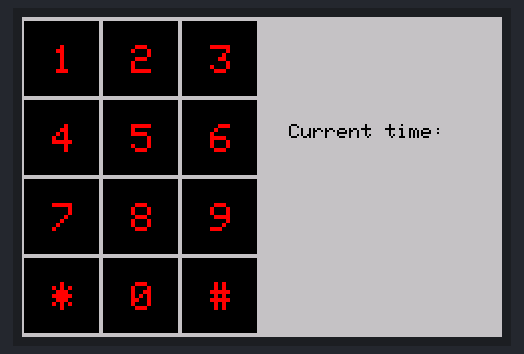
This sketch was run on a simulated Arduino Mega 2560, built with avr-gcc and run on an emulated ATmega2560. Shown: 480×320 colour display. What the sketch prints to the serial monitor is not drawn.

Above: at 0.54 s.
At 5.38 s:
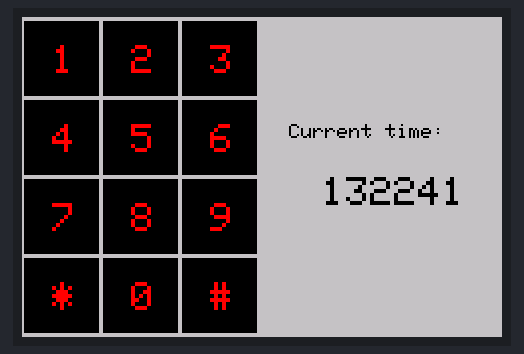
At 10.34 s:
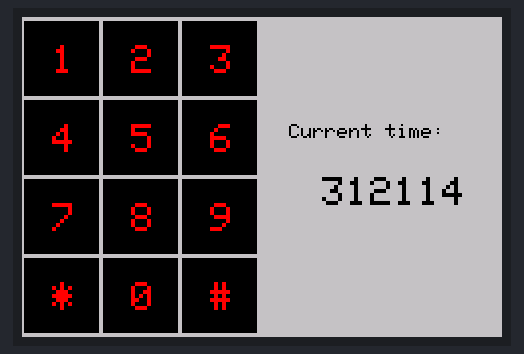
At 20.18 s:
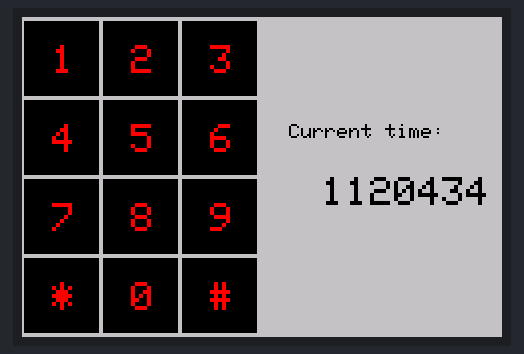
At 30.03 s:
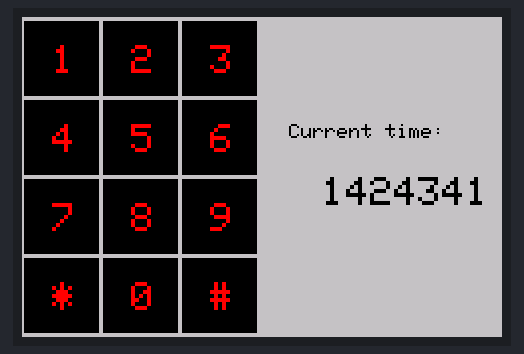
At 39.92 s:
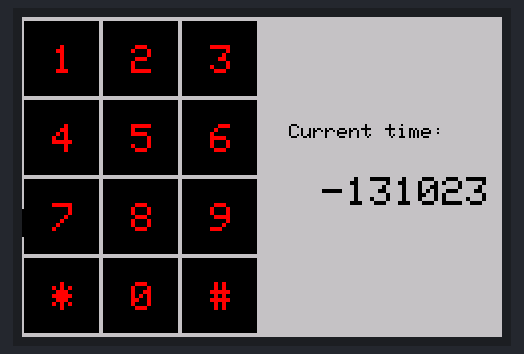

The sketch:

large_lcd_display.ino
```cpp
/*
  Large LCD Display

  Contains all final commands to operate LCD Screen

  Arduino code for the LCD touchscreen. This code displays
  the elapsed time being counted by the arduino. Code
  requires only the Aruino MEGA and TFT 3.5" LCD screen.
*/

// Include Needed Libraries
#include "display.h"

// Initialize Constants
long elap_time = 0;

void setup() {

  // Display Initial String
  DisplaySetup();
  show_string("Current time:", 230, 70, 2, BLACK, LIGHTGREY, 1);
  Serial.begin(9600);

}

void loop() {

  // Update the elapsed time
  elap_time = millis();
  Serial.println(elap_time);
  show_num(elap_time, 300, 160, 4, BLACK,  LIGHTGREY, 1);
  delay(100);

}
```

display.h
```cpp
/*
  Library File for Display

  Contains custom commands to implement the screen and
  all its functions. This code uses libraries from the
  LCD Wiki libraries. The display for the buttons, text
  and numbers.
*/

// Include LCDWiki libraries
#include <LCDWIKI_GUI.h> // Core graphics library
#include <LCDWIKI_KBV.h> // Hardware-specific library

// Define LCD pixel size andpins for communication with LCD Screen
LCDWIKI_KBV my_lcd(320,480,A3,A2,A1,A0,A4); // width,height,cs,cd,wr,rd,reset

// Color Definitions
                             /*  r     g    b */
#define BLACK        0x0000  /*   0,   0,   0 */
#define BLUE         0x001F  /*   0,   0, 255 */
#define RED          0xF800  /* 255,   0,   0 */
#define GREEN        0x07E0  /*   0, 255,   0 */
#define CYAN         0x07FF  /*   0, 255, 255 */
#define MAGENTA      0xF81F  /* 255,   0, 255 */
#define YELLOW       0xFFE0  /* 255, 255,   0 */
#define WHITE        0xFFFF  /* 255, 255, 255 */
#define NAVY         0x000F  /*   0,   0, 128 */
#define DARKGREEN    0x03E0  /*   0, 128,   0 */
#define DARKCYAN     0x03EF  /*   0, 128, 128 */
#define MAROON       0x7800  /* 128,   0,   0 */
#define PURPLE       0x780F  /* 128,   0, 128 */
#define OLIVE        0x7BE0  /* 128, 128,   0 */
#define LIGHTGREY    0xC618  /* 192, 192, 192 */
#define DARKGREY     0x7BEF  /* 128, 128, 128 */
#define ORANGE       0xFD20  /* 255, 165,   0 */
#define GREENYELLOW  0xAFE5  /* 173, 255,  47 */
#define PINK         0xF81F  /* 255,   0, 255 */

// Define Button sizes and spacing
#define BUTTON_W 75 // width of button
#define BUTTON_H 75 // height of button
#define BUTTON_SPACING_X 4  // the horizontal distance between button
#define BUTTON_SPACING_Y 4  // the vertical distance between button
#define EDG_Y 4 // lower edge distance
#define EDG_X 2 // left and right distance

// Define data types for Button information
typedef struct _button_info
{
     uint8_t button_name[10];
     uint8_t button_name_size;
     uint16_t button_name_colour;
     uint16_t button_colour;
     uint16_t button_x;
     uint16_t button_y;
 }button_info;

// Definition of buttons
button_info button[12] =
{
  // Button Name, Btn Txt Size, Btn Txt Color, Btn Bg Color, Btn width Loc, Btn height Loc
     "1", 4, RED, BLACK, EDG_X,                               EDG_Y,
     "2", 4, RED, BLACK, EDG_X+BUTTON_W+BUTTON_SPACING_X,     EDG_Y,
     "3", 4, RED, BLACK, EDG_X+2*BUTTON_W+2*BUTTON_SPACING_X, EDG_Y,
     "4", 4, RED, BLACK, EDG_X,                               EDG_Y+BUTTON_H+BUTTON_SPACING_Y,
     "5", 4, RED, BLACK, EDG_X+BUTTON_W+BUTTON_SPACING_X,     EDG_Y+BUTTON_H+BUTTON_SPACING_Y,
     "6", 4, RED, BLACK, EDG_X+2*BUTTON_W+2*BUTTON_SPACING_X, EDG_Y+BUTTON_H+BUTTON_SPACING_Y,
     "7", 4, RED, BLACK, EDG_X,                               EDG_Y+2*BUTTON_H+2*BUTTON_SPACING_Y,
     "8", 4, RED, BLACK, EDG_X+BUTTON_W+BUTTON_SPACING_X,     EDG_Y+2*BUTTON_H+2*BUTTON_SPACING_Y,
     "9", 4, RED, BLACK, EDG_X+2*BUTTON_W+2*BUTTON_SPACING_X, EDG_Y+2*BUTTON_H+2*BUTTON_SPACING_Y,
     "*", 4, RED, BLACK, EDG_X,                               EDG_Y+3*BUTTON_H+3*BUTTON_SPACING_Y,
     "0", 4, RED, BLACK, EDG_X+BUTTON_W+BUTTON_SPACING_X,     EDG_Y+3*BUTTON_H+3*BUTTON_SPACING_Y,
     "#", 4, RED, BLACK, EDG_X+2*BUTTON_W+2*BUTTON_SPACING_X, EDG_Y+3*BUTTON_H+3*BUTTON_SPACING_Y,
};

// Display String
void show_string(uint8_t *str,int16_t x,int16_t y,uint8_t csize,uint16_t fc, uint16_t bc,boolean mode)
{
    my_lcd.Set_Text_Mode(mode);
    my_lcd.Set_Text_Size(csize);
    my_lcd.Set_Text_colour(fc);
    my_lcd.Set_Text_Back_colour(bc);
    my_lcd.Print_String(str,x+37,y+37);
}

// Display updating number
void show_num(long *num,int16_t x,int16_t y,uint8_t csize,uint16_t fc, uint16_t bc,boolean mode)
{
    my_lcd.Fill_Rect(x, y, 180, 28, LIGHTGREY);
    my_lcd.Set_Text_Mode(mode);
    my_lcd.Set_Text_Size(csize);
    my_lcd.Set_Text_colour(fc);
    my_lcd.Set_Text_Back_colour(bc);
    my_lcd.Print_Number_Int(num,x,y,5,0,5);
}
//void Print_Number_Int(long num, int16_t x, int16_t y, int16_t length, uint8_t filler, int16_t system);

// Display the main menu
void show_menu(void)
{
   uint16_t i;
   for(i = 0;i < sizeof(button)/sizeof(button_info);i++)
   {
      // Draw buttons
      my_lcd.Set_Draw_color(button[i].button_colour);
      my_lcd.Fill_Rect(button[i].button_x, button[i].button_y, BUTTON_W, BUTTON_H, BLACK);

      // Display button name
      show_string(button[i].button_name,button[i].button_x-strlen(button[i].button_name)*button[i].button_name_size*6/2+button[i].button_name_size/2+1,button[i].button_y-button[i].button_name_size*8/2+button[i].button_name_size/2+1,button[i].button_name_size,button[i].button_name_colour,BLACK,1);
   }
   my_lcd.Set_Draw_color(BLACK);
}

// Clear screen
void DisplaySetup()
{
  Serial.begin(9600);
  my_lcd.Init_LCD();
  my_lcd.Set_Rotation(1);
  Serial.println(my_lcd.Read_ID(), HEX);
  my_lcd.Fill_Screen(LIGHTGREY);
  show_menu();
}
```
